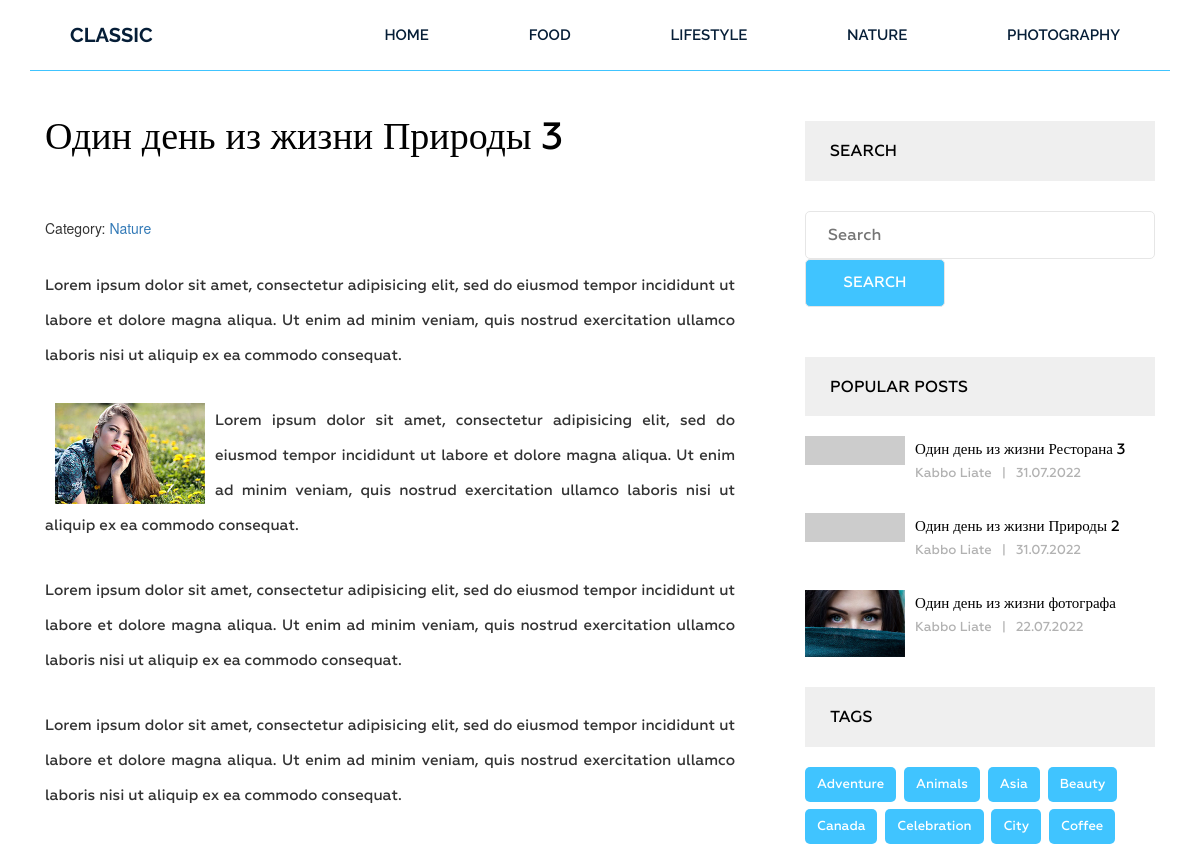
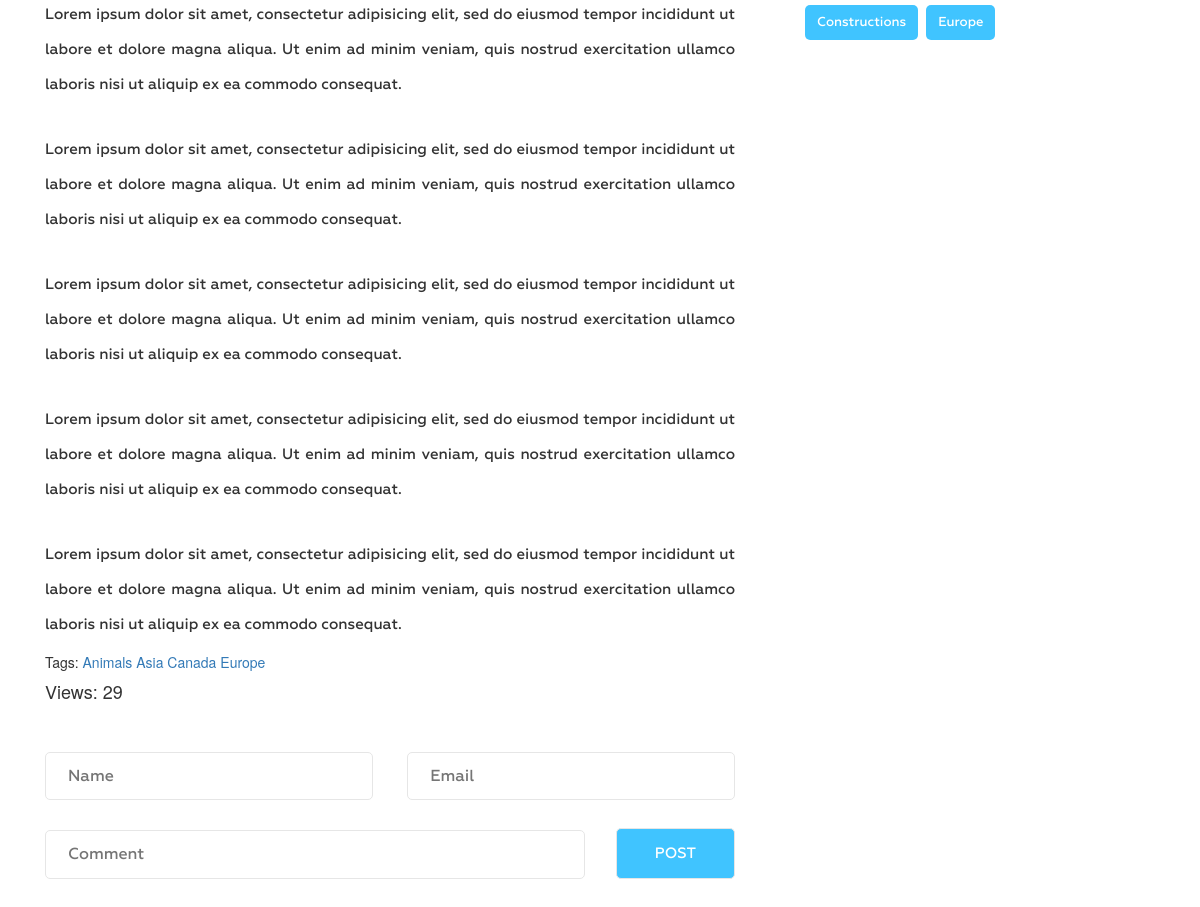
Page /post/odin-den-iz-zhizni-prirod3/ on the committed database (2 pictures, top to bottom).
### blog/models.py (models this page shows, shortened)
class Category(models.Model):
    title = models.CharField(max_length=255, verbose_name="Наименовании Категории")
    slug = models.SlugField(max_length=255, verbose_name='Slug', unique=True)
    def get_absolute_url(self):
        return reverse('category', kwargs={'slug': self.slug})
    class Meta:
        verbose_name = 'Категория(ю)'
        verbose_name_plural = 'Категории'
        ordering = ['title']

class Post(models.Model):
    title = models.CharField(max_length=255, verbose_name="Наименование новости")
    slug = models.SlugField(max_length=50, unique=True)
    author = models.CharField(max_length=100, verbose_name="Автор")
    content = models.TextField(blank=True, verbose_name="Контент")
    created_at = models.DateTimeField(auto_now_add=True, verbose_name="Опубликовано")
    photo = models.ImageField(upload_to="photos/%Y/%m/%d/", blank=True, verbose_name="Фотография")
    views = models.IntegerField(default=0, verbose_name="Кол-во просмотров")
    category = models.ForeignKey(Category, on_delete=models.PROTECT, related_name="posts", verbose_name="Категория")
    tags = models.ManyToManyField(Tag, blank=True, related_name="posts", verbose_name="Тег")
    def get_absolute_url(self):
        return reverse('post', kwargs={'slug': self.slug})
    class Meta:
        verbose_name = 'Новость'
        verbose_name_plural = 'Новости'
        ordering = ['-created_at']

class Tag(models.Model):
    title = models.CharField(max_length=255, verbose_name="Наименовании Тега")
    slug = models.SlugField(max_length=50, verbose_name='Slug', unique=True)
    def get_absolute_url(self):
        return reverse('tag', kwargs={'slug': self.slug})
    class Meta:
        verbose_name = 'Тег'
        verbose_name_plural = 'Теги'
        ordering = ['title']

### blog/views.py (the view)
# urls.py: path('post/<str:slug>/', GetPost.as_view(), name='post'),
class GetPost(DetailView):
    model = Post
    template_name = 'blog/single.html'
    context_object_name = 'post'
    def get_context_data(self, *, object_list=None, **kwargs):
        context = super().get_context_data(**kwargs)
        self.object.views = F('views') + 1
        self.object.save()
        self.object.refresh_from_db()
        return context

### blog/templatetags/menu.py (called while the page is built)
@register.inclusion_tag('blog/menu_tpl.html',)
def show_menu(menu_class='menu'):
    categories = Category.objects.all()
    return {"categories": categories, "menu_class": menu_class}

### blog/templatetags/sidebar.py (called while the page is built)
@register.inclusion_tag('blog/popular_posts_tpl.html')
def get_popular(cnt=3):
    posts = Post.objects.order_by('-views')[:cnt]
    return {"posts":posts}

@register.inclusion_tag('blog/tags_tpl.html')
def get_tags():
    tags = Tag.objects.all()
    return {"tags":tags}

### blog/templates/blog/single.html (shortened to what this page needs)
{% extends 'base.html'%}
{% load static %}
{% load sidebar %}
{% block content%}
<section class="single-blog-area">
    <div class="container">
        <div class="row">
            <div class="col-md-12">
                <div class="border-top">
                    <div class="col-md-8">
                        <div class="blog-area">
                            <div class="blog-area-part">
                                <h2>{{ post.title }}</h2>
                                <div class="single-content">
                                    <div>
                                        <span>Category: <a href="{{post.category.get_absolute_url }}">{{post.category.title}}</a></span>
                                        <br>
                                    </div>
                                    {{post.content|safe }}
                                    {% if post.tags.exists %}
                                    <span>Tags: </span>
                                    {% for tag in post.tags.all %}
                                    <span><a href="{{tag.get_absolute_url }}">{{ tag.title }}</a></span>
                                    {% endfor %}
                                    {% endif %}
                                    <br>
                                    <span><h4>Views: {{post.views}}</h4></span>
                                </div>
                            </div>
                            <form action="#" method="get">
                                <div class="name">
                                    <input type="text" name="" id="" placeholder="Name" class="name">
                                </div>
                                <div class="email">
                                    <input type="email" name="" id="" placeholder="Email" class="email">
                                </div>
                                <div class="comment">
                                    <input type="text" name="" id="" placeholder="Comment" class="comment">
                                </div>
                                <div class="post">
                                    <input type="submit" value="Post">
                                </div>
                            </form>
                        </div>
                    </div>
                    <div class="col-md-4">
                        <div class="newsletter">
                            <h2 class="sidebar-title">Search</h2>
                            <form action="{% url 'search' %}" method="get">
                                <input type="text" name="s" placeholder="Search">
                                <input type="submit" value="Search">
                            </form>
                        </div>
                        {% get_popular 3 %}
                        {% get_tags %}
                    </div>
                </div>
            </div>
        </div>
    </div>
</section>
{% endblock content %}

### templates/base.html (shortened to what this page needs)
{% load static %}
{% load cache %}
<!DOCTYPE html>
<html lang="en">
<head>
    <link rel="stylesheet" href="{%static 'css/bootstrap.css' %}">
    <link rel="stylesheet" href="{%static 'css/font-awesome.min.css' %}">
    <link rel="stylesheet" href="{%static 'css/owl.carousel.min.css' %}">
    <link rel="stylesheet" href="{%static 'css/owl.theme.default.min.css' %}">
    <link rel="stylesheet" href="{%static 'style.css' %}">
    <link rel="stylesheet" href="{%static 'responsive.css' %}">
</head>
<body>
    <div class="wrapper">
        {% include 'inc/_header.html' %}
        {% block content%}
        {% endblock content%}
    </div>
</body>
</html>

### templates/inc/_header.html
{% load menu %}
<header class="header">
    <div class="container">
        <div class="row">
            <div class="col-md-2">
                <div class="logo">
                    <h2><a href="{% url 'home' %}">Classic</a></h2>
                </div>
            </div>
            <div class="col-md-10">
                {% show_menu %}
            </div>
        </div>
    </div>
</header>

### blog/templates/blog/menu_tpl.html
<div class="{{ menu_class }}">
    <ul>
        <li><a href="{% url 'home' %}">Home</a></li>
        {% for item in categories %}
        <li><a href="{{ item.get_absolute_url }}">{{ item.title }}</a></li>
        {% endfor %}
    </ul>
</div>

### blog/templates/blog/popular_posts_tpl.html
<h2 class="sidebar-title">Popular posts</h2>
<div class="grid">
    {% for post in posts %}
    <div class="portfolio-item popular">
        {% if post.photo %}
        <img src="{{ post.photo.url }}" alt="{{ post.title }}">
        {% else %}
        <img src="https://picsum.photos/id/1060/300/200/?blur=2" alt="{{ post.title }}">
        {% endif %}
        <div class="portfolio-text">
            <h5><a href="{{ post.get_absolute_url }}">{{ post.title }}</a></h5>
            <p>{{post.author }}<span>|</span>{{ post.created_at|date:'d.m.Y' }}</p>
        </div>
    </div>
    {% endfor %}
</div>

### blog/templates/blog/tags_tpl.html
<div class="tags">
    <h2 class="sidebar-title">Tags</h2>
    {% for tag in tags %}
    <p><a href="{{ tag.get_absolute_url }}">{{tag.title }}</a></p>
    {% endfor %}
</div>

### siteblog/static/style.css (style rules this page uses)
.wrapper header.header .logo h2 { margin: 0 0 0 40px; padding: 0; }
.wrapper header.header .logo h2 a { color: #061e37; font-family: "Raleway", sans-serif; font-size: 20px; font-weight: 700; text-decoration: none; line-height: 70px; padding: 22px 0; text-transform: uppercase; }
.wrapper header.header .menu { margin: 0 }
.wrapper header.header .menu ul { float: right; margin: 0; padding: 0; margin-right: 4px; }
.wrapper header.header .menu ul li { display: inline-block; list-style: outside none none; margin: 0 -4px 0 0; }
.wrapper header.header .menu ul li a { color: rgb(6, 30, 55); font-family: "Raleway", sans-serif; font-size: 15px; font-weight: 600; line-height: 70px; padding: 26px 50px; text-decoration: none; text-transform: uppercase; }
.single-blog-area { margin-bottom: 100px; }
.single-blog-area .border-top { border-top: 1px solid #40c4ff; }
.single-blog-area h2 { color: #010101; font-family: Geometria; font-size: 38px; font-weight: 500; margin-bottom: 60px; margin-top: 45px; }
.single-blog-area p { font-family: Geometria; font-size: 15px; font-weight: 500; line-height: 35px; position: relative; text-align: justify; }
.single-blog-area .blog-area-part p { margin-top: 30px; }
.single-blog-area img { width: 100% }
.single-blog-area .blog-area { margin-right: 40px; }
.single-blog-area form input { border: 1px solid #e6e6e6; margin: 0; padding: 12px 22px; border-radius: 5px; width: 100% }
.single-blog-area form input[placeholder] { color: #000; font-family: Geometria; font-size: 16px; font-weight: 500; }
.single-blog-area form .name { float: left; margin-bottom: 15px; width: 50%; }
.single-blog-area form .email { width: 50%; float: right; }
.single-blog-area form .name input { width: 95%; }
.single-blog-area form .name .name { margin-right: 20px; }
.single-blog-area form .email input { width: 95%; }
.single-blog-area form .comment { margin-right: 150px; }
.single-blog-area form .post { bottom: 0; position: absolute; right: 0; }
.single-blog-area form .post input[type="submit"] { background: #40c4ff none repeat scroll 0 0; bottom: 0; color: #fff; font-family: Geometria; font-size: 15px; font-weight: 500; padding: 14px 38px; right: -150px; text-transform: uppercase; width: auto; }
.single-blog-area form { margin: 50px 0 0; position: relative; }
.grid .portfolio-item { margin-bottom: 30px; }
.grid .portfolio-item img { float: left; height: 72px; width: 72px; }
.single-blog-area .grid .portfolio-item .portfolio-text { margin-left: 110px; }
.single-blog-area .grid .portfolio-item .portfolio-text h5 { margin: 0 }
.single-blog-area .grid .portfolio-item .portfolio-text h5 a { color: #000; font-family: Geometria; font-size: 15px; font-weight: 500; line-height: 27px; text-decoration: none; }
.single-blog-area .grid .portfolio-item .portfolio-text p { font-family: Geometria; font-size: 13px; font-weight: 500; line-height: 20px; color: #b2b2b2; }
.single-blog-area .grid .portfolio-item .portfolio-text p span { margin: 0 10px; }
.single-blog-area h2.sidebar-title { background: #efefef none repeat scroll 0 0; color: #000; font-family: Geometria; font-size: 16px; font-weight: 500; margin-bottom: 20px; margin-top: 50px; padding: 21px 25px; text-transform: uppercase; }
.single-blog-area .tags p { background: #40c4ff none repeat scroll 0 0; border-radius: 5px; display: inline-block; font-family: Geometria; font-size: 13px; font-weight: 500; margin-right: 4px; padding: 0 12px; margin-bottom: 7px; }
.single-blog-area .tags p a { color: #fff; display: inline-block; text-decoration: none; }
.single-blog-area .newsletter form { margin: 30px 0 0; }
.single-blog-area .newsletter input[type="submit"] { width: 40%; background: #40c4ff; color: #fff; text-transform: uppercase; font-family: Geometria; font-size: 15px; font-weight: 500; }
.grid .portfolio-item img { width: 100px; height: auto; }

### rows in the picture
Category: title "FOOD"
Category: title "LIFESTYLE"
Category: title "NATURE"
Category: title "PHOTOGRAPHY"
Post: title "Один день из жизни Природы 3", category "Nature", content "Lorem ipsum dolor sit amet, consectetur adipisicing elit, sed do eiusmod tempor incididunt ut labore et dolore magna aliqua. Ut enim ad minim veniam, quis nostrud exercitation ullamco laboris nisi ut aliquip ex ea commodo consequat. Lorem ipsum dolor sit amet, consectetur adipisicing elit, sed do eiusmod tempor incididunt ut labore et dolore magna aliqua. Ut enim ad minim veniam, quis nostrud exercitation ullamco laboris nisi ut aliquip ex ea commodo consequat. Lorem ipsum dolor sit amet, consectetur adipisicing elit, sed do eiusmod tempor incididunt ut labore et dolore magna aliqua. Ut enim ad minim veniam, quis nostrud exercitation ullamco laboris nisi ut aliquip ex ea commodo consequat.…", content (picture), views "29"
Tag: title "Animals"
Tag: title "Asia"
Tag: title "Canada"
Tag: title "Europe"
Post: title "Один день из жизни Ресторана 3", author "Kabbo Liate", created_at "31.07.2022"
Post: title "Один день из жизни Природы 2", author "Kabbo Liate", created_at "31.07.2022"
Post: photo (picture), title "Один день из жизни фотографа", author "Kabbo Liate", created_at "22.07.2022"
Tag: title "Adventure"
Tag: title "Beauty"
Tag: title "Celebration"
Tag: title "City"
Tag: title "Coffee"
Tag: title "Constructions"
